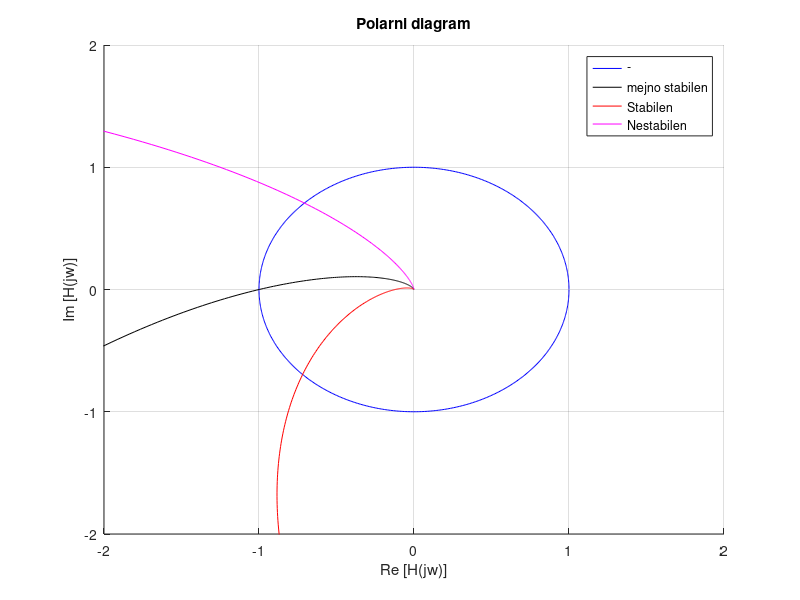

This figure's MATLAB source:
close all; clear all; clc;
#Bode digram Phase

#                    G0
# G(s) = ------------------------------
#         (1+s/wp1)(1+s/wp2)(1+s/wp3)


#Nastavitve 
  %w od kje do kje risat
  w = logspace(3,8, 1000);  #Frekvenca od kje rasati
  %Nastevitem magnetud amplitudnega grafa


#Data:
wp1 = 10^5;
wp2 = 10^6;
wp3 = 10^7;
 
 %Nastavitve za risanje grafa
 naslov_grafa = [ "mejno stabilen"; "Stabilen"; "Nestabilen"];
 barva = ['k', 'r', 'm', 'b', 'y', 'm'];
#G(s)
  %Numerator
  G0 = 10^4;
  
  %Dominator
  a3 = 1; 
  a2 = wp1 + wp2 + wp3;
  a1 = wp1*wp2 + wp1*wp3 + wp2*wp3;
  a0 = wp1*wp2*wp3;

  #Draw Bode of G(s)
  num = [G0*wp1*wp2*wp3];
  den = [a3 a2 a1 a0];
  
  sys = tf(num, den);
  [re, im] = nyquist(sys, w);

  fig1 = figure(1);
  %Bode Graph Computer Real Line
  #plot(re, im, 'g'); 
  grid on; 
  hold on;

 #Enotski krog
 x = -0.707; y = 0.707; y1 = -0.707;
 k = 0:0.01:2*pi; re = cos(k); im = sin(k);
 plot(re, im, 'b')
 
#H(s) 
  %Numerator
  G0 = 10^4;
  B = [ 0.012210 0.00148  0.2265];
 for i = 1:length(B);
  %Dominator
  a3 = 1;
  a2 = wp1 + wp2 + wp3;
  a1 = wp1*wp2 + wp1*wp3 + wp2*wp3;
  a0 = wp1*wp2*wp3;
    
  #Draw Bode of G(s)
  num = [G0*wp1*wp2*wp3*B(i)];
  den = [a3 a2 a1 a0];
  
  sys = tf(num, den);
  [re, im] = nyquist(sys, w);
 
  #Draw 
  plot(re, im, barva(i));
  endfor
  axis([-2 2 -2 2])
  call_string = cellstr(naslov_grafa);
  legend(["-", call_string(1), call_string(2), call_string(3)])
  xlabel('Re [H(jw)]'); ylabel('Im [H(jw)]');
  title('Polarni diagram'); 
 pause(1);


#======
